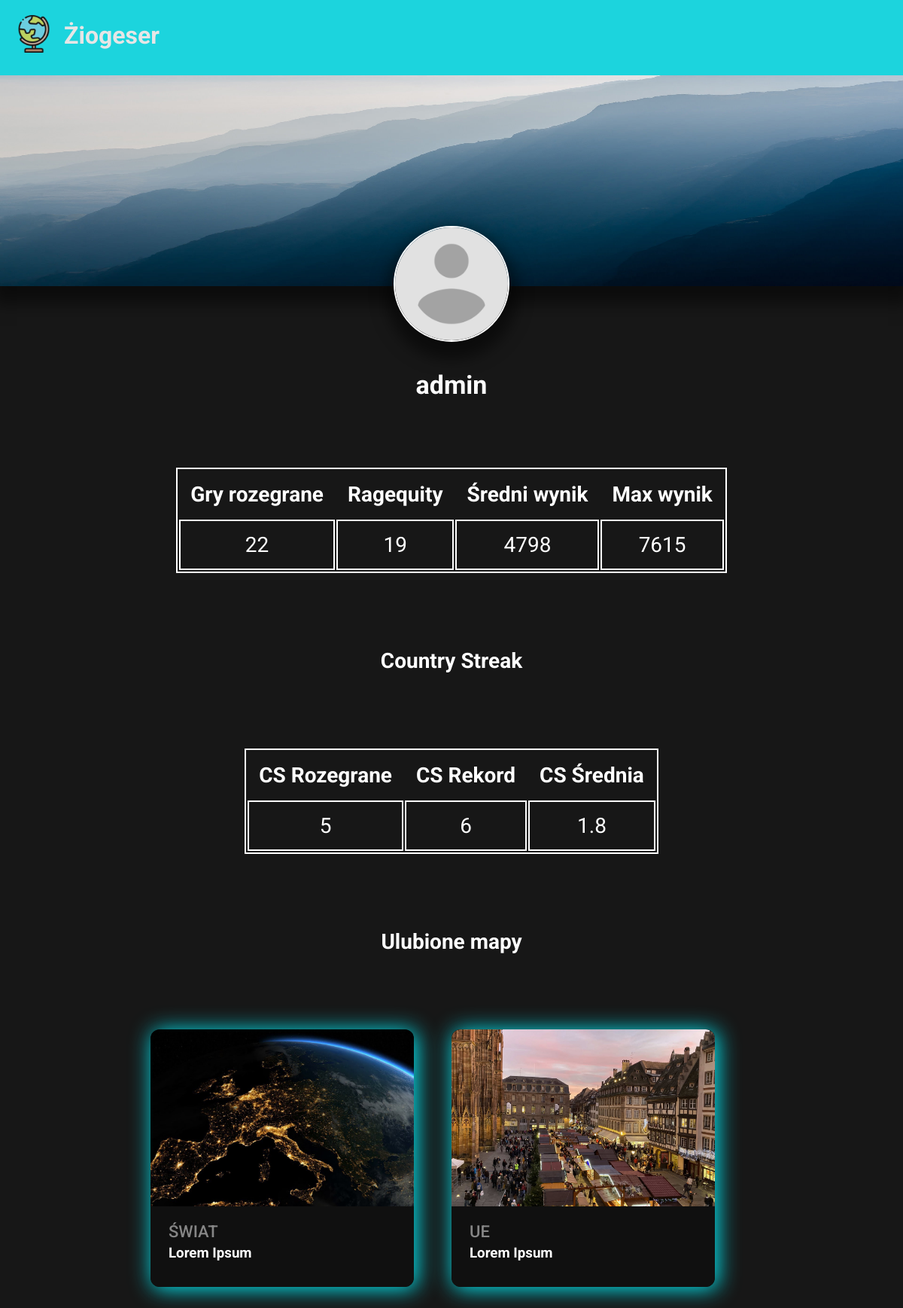
The page /profil.php?login=admin on the database as committed earlier.
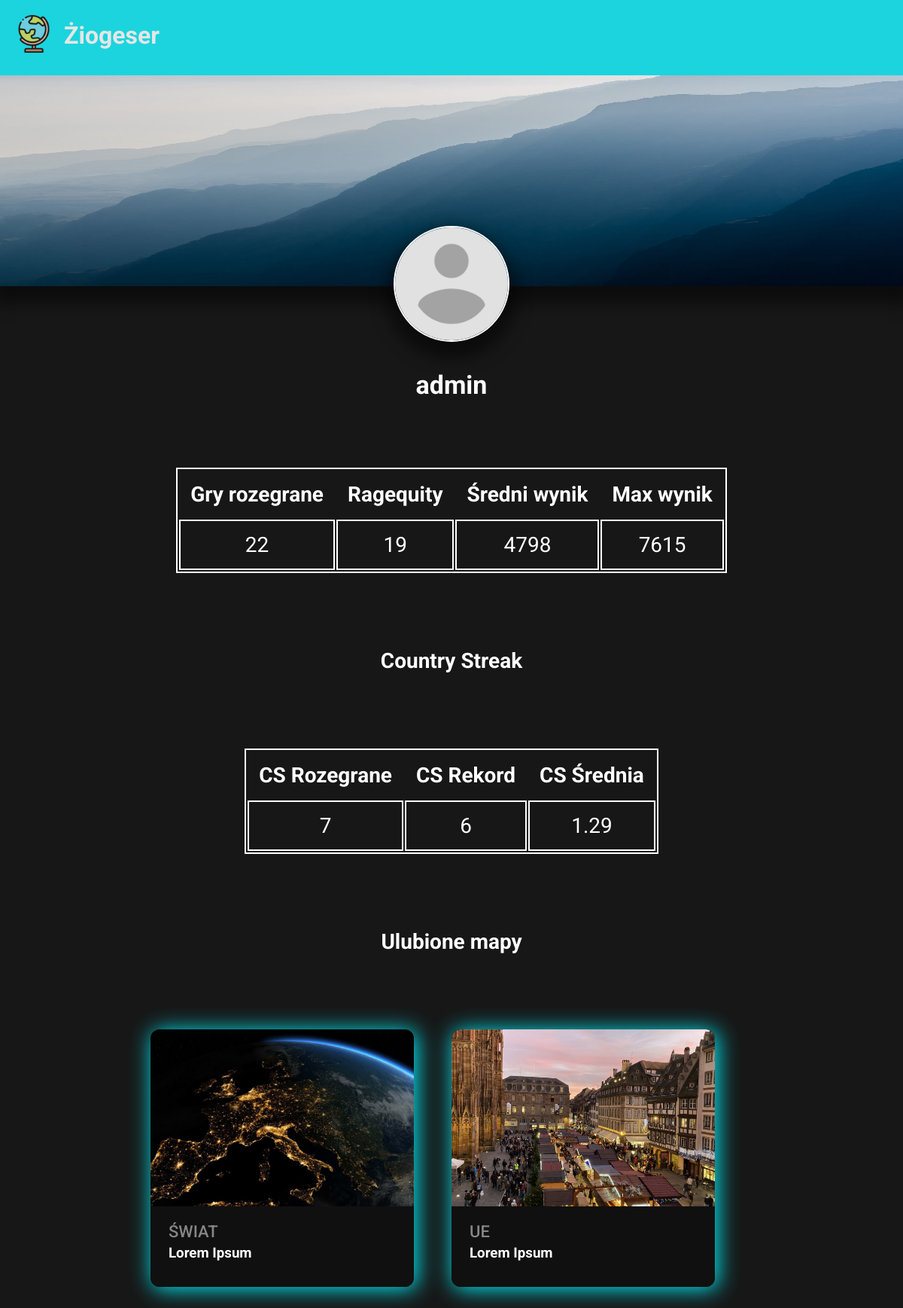
The same page on the database as committed later.
### tables this page shows
CREATE TABLE `uzytkownicy` (
  `id` int(11) NOT NULL,
  `login` text NOT NULL,
  `haslo` text NOT NULL,
  `email` text NOT NULL,
  `rozegrane` int(11) NOT NULL,
  `ukonczone` int(11) NOT NULL,
  `max_score` int(11) NOT NULL,
  `sum_score` bigint(20) NOT NULL,
  `fav_maps` text NOT NULL,
  `cs_games` int(11) NOT NULL,
  `cs_max` int(11) NOT NULL,
  `cs_sum` int(11) NOT NULL
);

### profil.php (the view, shortened to what this page needs)
<html>
<head>
    <link rel="stylesheet" href="css/index.css">
      <link rel="stylesheet" href="css/profil.css">
</head>
<?php
require "connect.php";
$login = $_GET['login'] ?? null;
$rozegrane = 0;
$ragequity = 0;
$max_score = 0;
$avg_score = 0;
if($login == null){
    echo "<script>window.location.href='index.php'</script>";
    die;
}else{
    if($error == 0){
   $sql = "SELECT * FROM uzytkownicy WHERE login='$login';";
    $stmt = $db->prepare($sql);
    $stmt->execute();
    $wiersz_user = $stmt->fetch(PDO::FETCH_ASSOC);
    $rozegrane = $wiersz_user['rozegrane'];
    $cs_games = $wiersz_user['cs_games'];
    $cs_max = $wiersz_user['cs_max'];
    $cs_sum = $wiersz_user['cs_sum'];
    if($cs_sum == 0){
        $cs_avg = 0;
    }else{
         $cs_avg = round($cs_sum/$cs_games, 2);
    }
    $ragequity = $wiersz_user['rozegrane']-$wiersz_user['ukonczone'];
    $max_score = $wiersz_user['max_score'];
    $fav_maps = $wiersz_user['fav_maps'];
    $fav_maps_tab = explode(",",$fav_maps);
    array_pop($fav_maps_tab);
    if($wiersz_user['ukonczone'] > 0){
        $avg_score = $wiersz_user['sum_score']/$wiersz_user['ukonczone'];
    }else{
        $avg_score = 0;
    }
    }else{
        die;
    }
}
?>
<body id="body">
 <div class="top_bar">
     <a href="index.php" draggable="false"><img draggable="false" src="favicon.ico"><span>Żiogeser</span></a>
 </div>
   <div class="bg_wrapper">
        <?php
            if(is_dir("user_uploads/".$login)){
                if(file_exists("user_uploads/".$login."/bg.jpg")){
                    echo '<img src="'."user_uploads/".$login."/bg.jpg".'" class="img_bg">';
                }
                else if(file_exists("user_uploads/".$login."/bg.png")){
                    echo '<img src="'."user_uploads/".$login."/bg.png".'" class="img_bg">';
                }else{
                    echo '<img src="images/bg.jpg" class="img_bg">';
                }
            }else{
               echo '<img src="images/bg.jpg" class="img_bg">';
            }
        ?>
   </div>
   <div class="prof_wrapper">
       <img src="images/user.png" class="img_prof">
   </div>
   <span class="span_login"><?=$login?></span>
<table>
    <tr>
        <th>Gry rozegrane</th>
        <th>Ragequity</th>
        <th>Średni wynik</th>
        <th>Max wynik</th>
    </tr>
    <tr>
        <td><?=$rozegrane?></td>
        <td><?=$ragequity?></td>
        <td><?=$avg_score?></td>
        <td><?=$max_score?></td>
    </tr>
</table>
<h2>Country Streak</h2>
<table>
    <tr>
        <th>CS Rozegrane</th>
        <th>CS Rekord</th>
        <th>CS Średnia</th>
    </tr>
    <tr>
        <td><?=$cs_games?></td>
        <td><?=$cs_max?></td>
        <td><?=$cs_avg?></td>
    </tr>
</table>
<?php
    if($fav_maps != ""){
        echo '<h2>Ulubione mapy</h2><div class="cards">';
    }
    foreach ($fav_maps_tab as $map) {
        if($map == "Świat"){
           $map_desc = "Lorem Ipsum";
           $map_level = "Trudna";
           $map_picture = 1;
       }
         if($map == "UE"){
           $map_desc = "Lorem Ipsum";
           $map_level = "Średnia";
           $map_picture = 3;
       }
      switch($map_level){
           case "Średnia":
              $level_color = "#f1c40f";
              break;
            case "Trudna":
              $level_color = "#d63031";
              break;
      }
       echo '<article class="card card--'.$map_picture.'">
          <div class="card__info-hover">';
        echo '<div class="card__clock-info">
                <span class="card__time" style="color:'.$level_color.';">'.$map_level.'</span>
              </div>
          </div>
          <div class="card__img"></div>
          <a href="gra.php?map='.$map.'" class="card_link" draggable="false">
             <div class="card__img--hover"></div>
           </a>
           <a href="gra.php?map='.$map.'" draggable="false">
          <div class="card__info">
            <span class="card__category">'.$map.'</span>
            <h3 class="card__title">'.$map_desc.'</h3>
          </div>
          </a>
        </article>';
    }
    if($fav_maps != ""){
        echo '</div>';
    }
?>
</body>
</html>

### css/index.css (style rules this page uses)
body { font-family: 'Roboto', sans-serif; padding-top: 20px; background: #171717; color: #fff; }
.top_bar { display: flex; }
a { color: #fff; text-decoration: none; }
.span_login { font-size: 30px; display: block; margin-top: 8px; float: right; }
.cards { width: 95%; display: flex; margin-left: 30px; margin-top: 40px; flex-flow: row wrap; }
.card--1 .card__img, .card--1 .card__img--hover { background-image: url('../images/tlo.jpg'); }
.card--3 .card__img, .card--3 .card__img--hover { background-image: url('../images/ue.jpg'); }
.card__img--hover { transition: 0.2s all ease-out; background-size: cover; background-position: center; background-repeat: no-repeat; width: 100%; position: absolute; height: 235px; border-top-left-radius: 12px; border-top-right-radius: 12px; top: 0; }
.card { margin-right: 50px; transition: all .4s cubic-bezier(0.175, 0.885, 0, 1); background-color: #101010; width: 350px; position: relative; border-radius: 12px; overflow: hidden; box-shadow: 0px 13px 10px -7px rgba(0, 0, 0,0.1); cursor: pointer; box-shadow: 3px 2px 29px 1px rgba(3, 233, 244, 1); margin-bottom: 60px; }
.card__info { z-index: 2; background-color: #101010; border-bottom-left-radius: 12px; border-bottom-right-radius: 12px; padding: 16px 24px 24px 24px; }
.card__category { text-transform: uppercase; font-size: 22px; letter-spacing: 0px; font-weight: 500; color: #868686; display: block; margin-top: 5px; }
.card__title { margin-top: 5px; margin-bottom: 10px; }

### css/profil.css (style rules this page uses)
body { font-family: 'Roboto', sans-serif; padding: 0; margin: 0; background: #171717; color: #fff; overflow-x: hidden; }
.top_bar { background: #03e9f4; position: fixed; top: 0; left: 0; width: 100%; height: 100px; filter: contrast(0.8); z-index: 1000; }
.top_bar img { height: 50px; width: 50px; margin-left: 20px; margin-top: 20px; float: left; }
.top_bar span { color: #fff; font-weight: 700; font-size: 32px; display: block; float: left; margin-left: 15px; margin-top: 28px; }
a { color: #fff; text-decoration: none; }
.span_login { display: block; text-align: center; font-weight: 700; font-size: 34px; margin-top: 90px; float: none; }
.bg_wrapper { height: 380px; width: 100%; position: relative; }
.img_bg { width: 100%; height: 380px; position: absolute; top: 0; left: 0; box-shadow: 0px 13px 20px 10px rgba(0, 0, 0,0.5); z-index: 1; transition: 0.3s; }
.img_prof { height: 150px; width: 150px; box-shadow: 0px 13px 20px 10px rgba(0, 0, 0,0.5); border-radius: 50%; display: block; margin: auto; margin-top: -80px; border: 2px solid #fff; position: relative; z-index: 2; transition: 0.3s; }
.prof_wrapper { position: relative; }
table { margin: auto; text-align: center; border: 2px solid #fff; margin-top: 90px; margin-bottom: 100px; }
td { border:2px solid #fff; cursor: pointer; transition: 0.4s; }
td,th { padding: 15px; font-size: 28px; }
.cards { margin-bottom: 90px; justify-content: center; }
h2 { text-align: center; font-size: 28px; margin-bottom: 100px; }

Rows that differ between the two databases and show on the page:
changed uzytkownicy: cs_games "5" → "7"; cs_avg "1.8" → "1.29"
